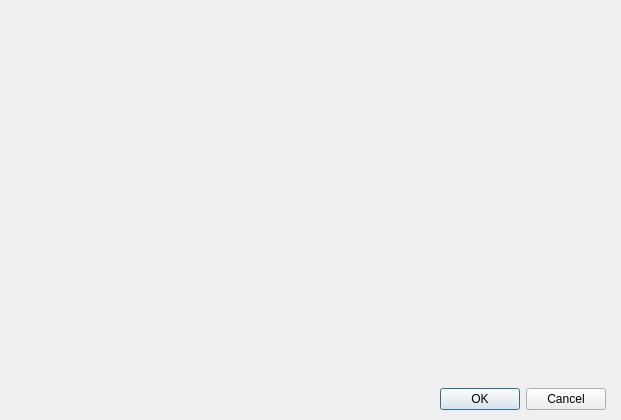
<?xml version="1.0" encoding="UTF-8"?>
<ui version="4.0">
 <class>DialogShapesPreview</class>
 <widget class="QDialog" name="DialogShapesPreview">
  <property name="geometry">
   <rect>
    <x>0</x>
    <y>0</y>
    <width>621</width>
    <height>420</height>
   </rect>
  </property>
  <property name="windowTitle">
   <string>Select a shape...</string>
  </property>
  <layout class="QGridLayout" name="gridLayout">
   <property name="leftMargin">
    <number>15</number>
   </property>
   <property name="topMargin">
    <number>10</number>
   </property>
   <property name="rightMargin">
    <number>15</number>
   </property>
   <property name="bottomMargin">
    <number>10</number>
   </property>
   <item row="0" column="0">
    <layout class="QVBoxLayout" name="verticalLayout_2" stretch="1,0">
     <property name="spacing">
      <number>15</number>
     </property>
     <item>
      <widget class="PanelShapes" name="widget" native="true"/>
     </item>
     <item>
      <layout class="QHBoxLayout" name="horizontalLayout_3" stretch="1,0">
       <item>
        <spacer name="horizontalSpacer_2">
         <property name="orientation">
          <enum>Qt::Horizontal</enum>
         </property>
         <property name="sizeHint" stdset="0">
          <size>
           <width>88</width>
           <height>20</height>
          </size>
         </property>
        </spacer>
       </item>
       <item>
        <widget class="QDialogButtonBox" name="buttonBox">
         <property name="orientation">
          <enum>Qt::Horizontal</enum>
         </property>
         <property name="standardButtons">
          <set>QDialogButtonBox::Cancel|QDialogButtonBox::Ok</set>
         </property>
        </widget>
       </item>
      </layout>
     </item>
    </layout>
   </item>
  </layout>
 </widget>
 <customwidgets>
  <customwidget>
   <class>PanelShapes</class>
   <extends>QWidget</extends>
   <header>panelshapes.h</header>
   <container>1</container>
  </customwidget>
 </customwidgets>
 <resources/>
 <connections>
  <connection>
   <sender>buttonBox</sender>
   <signal>accepted()</signal>
   <receiver>DialogShapesPreview</receiver>
   <slot>accept()</slot>
  </connection>
  <connection>
   <sender>buttonBox</sender>
   <signal>rejected()</signal>
   <receiver>DialogShapesPreview</receiver>
   <slot>reject()</slot>
  </connection>
 </connections>
</ui>
